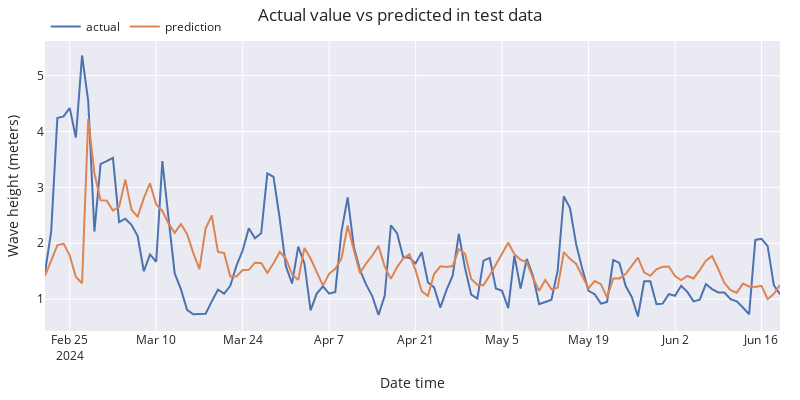

Notebook source saved alongside this figure:
### Code cell
# Plot predictions vs real value
# ======================================================================================
fig = go.Figure()
trace1 = go.Scatter(x=df_test.index, y=df_test['wave_height'], name="actual", mode="lines")
trace2 = go.Scatter(x=predictions.index, y=predictions['pred'], name="prediction", mode="lines")
fig.add_trace(trace1)
fig.add_trace(trace2)
fig.update_layout(
    title="Actual value vs predicted in test data",
    xaxis_title="Date time",
    yaxis_title="Wave height (meters)",
    width=800,
    height=400,
    margin=dict(l=20, r=20, t=35, b=20),
    legend=dict(
        orientation="h",
        yanchor="top",
        y=1.1,
        xanchor="left",
        x=0.001
    )
)
fig.show()
